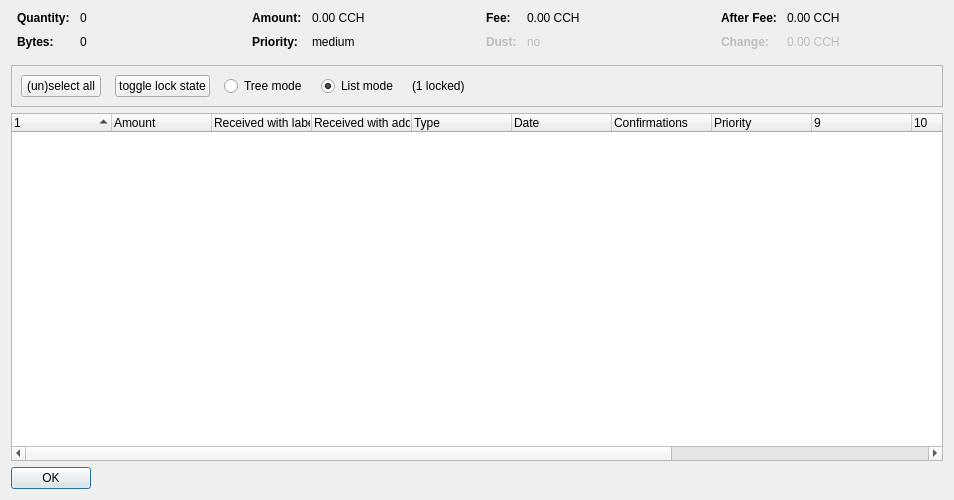
<?xml version="1.0" encoding="UTF-8"?>
<ui version="4.0">
 <class>CoinControlDialog</class>
 <widget class="QDialog" name="CoinControlDialog">
  <property name="geometry">
   <rect>
    <x>0</x>
    <y>0</y>
    <width>954</width>
    <height>500</height>
   </rect>
  </property>
  <property name="windowTitle">
   <string>Coin Selection</string>
  </property>
  <layout class="QVBoxLayout" name="verticalLayout">
   <item>
    <layout class="QHBoxLayout" name="horizontalLayoutTop" stretch="0,0,0,0">
     <property name="topMargin">
      <number>0</number>
     </property>
     <property name="bottomMargin">
      <number>10</number>
     </property>
     <item>
      <layout class="QFormLayout" name="formLayoutCoinControl1">
       <property name="horizontalSpacing">
        <number>10</number>
       </property>
       <property name="verticalSpacing">
        <number>10</number>
       </property>
       <property name="leftMargin">
        <number>6</number>
       </property>
       <property name="rightMargin">
        <number>6</number>
       </property>
       <item row="0" column="0">
        <widget class="QLabel" name="labelCoinControlQuantityText">
         <property name="font">
          <font>
           <weight>75</weight>
           <bold>true</bold>
          </font>
         </property>
         <property name="text">
          <string>Quantity:</string>
         </property>
        </widget>
       </item>
       <item row="0" column="1">
        <widget class="QLabel" name="labelCoinControlQuantity">
         <property name="cursor">
          <cursorShape>IBeamCursor</cursorShape>
         </property>
         <property name="contextMenuPolicy">
          <enum>Qt::ActionsContextMenu</enum>
         </property>
         <property name="text">
          <string notr="true">0</string>
         </property>
         <property name="textInteractionFlags">
          <set>Qt::LinksAccessibleByMouse|Qt::TextSelectableByKeyboard|Qt::TextSelectableByMouse</set>
         </property>
        </widget>
       </item>
       <item row="1" column="0">
        <widget class="QLabel" name="labelCoinControlBytesText">
         <property name="font">
          <font>
           <weight>75</weight>
           <bold>true</bold>
          </font>
         </property>
         <property name="text">
          <string>Bytes:</string>
         </property>
        </widget>
       </item>
       <item row="1" column="1">
        <widget class="QLabel" name="labelCoinControlBytes">
         <property name="cursor">
          <cursorShape>IBeamCursor</cursorShape>
         </property>
         <property name="contextMenuPolicy">
          <enum>Qt::ActionsContextMenu</enum>
         </property>
         <property name="text">
          <string notr="true">0</string>
         </property>
         <property name="textInteractionFlags">
          <set>Qt::LinksAccessibleByMouse|Qt::TextSelectableByKeyboard|Qt::TextSelectableByMouse</set>
         </property>
        </widget>
       </item>
      </layout>
     </item>
     <item>
      <layout class="QFormLayout" name="formLayoutCoinControl2">
       <property name="horizontalSpacing">
        <number>10</number>
       </property>
       <property name="verticalSpacing">
        <number>10</number>
       </property>
       <property name="leftMargin">
        <number>6</number>
       </property>
       <property name="rightMargin">
        <number>6</number>
       </property>
       <item row="0" column="0">
        <widget class="QLabel" name="labelCoinControlAmountText">
         <property name="font">
          <font>
           <weight>75</weight>
           <bold>true</bold>
          </font>
         </property>
         <property name="text">
          <string>Amount:</string>
         </property>
        </widget>
       </item>
       <item row="0" column="1">
        <widget class="QLabel" name="labelCoinControlAmount">
         <property name="cursor">
          <cursorShape>IBeamCursor</cursorShape>
         </property>
         <property name="contextMenuPolicy">
          <enum>Qt::ActionsContextMenu</enum>
         </property>
         <property name="text">
          <string notr="true">0.00 CCH</string>
         </property>
         <property name="textInteractionFlags">
          <set>Qt::LinksAccessibleByMouse|Qt::TextSelectableByKeyboard|Qt::TextSelectableByMouse</set>
         </property>
        </widget>
       </item>
       <item row="1" column="0">
        <widget class="QLabel" name="labelCoinControlPriorityText">
         <property name="font">
          <font>
           <weight>75</weight>
           <bold>true</bold>
          </font>
         </property>
         <property name="text">
          <string>Priority:</string>
         </property>
        </widget>
       </item>
       <item row="1" column="1">
        <widget class="QLabel" name="labelCoinControlPriority">
         <property name="cursor">
          <cursorShape>IBeamCursor</cursorShape>
         </property>
         <property name="contextMenuPolicy">
          <enum>Qt::ActionsContextMenu</enum>
         </property>
         <property name="text">
          <string>medium</string>
         </property>
         <property name="textInteractionFlags">
          <set>Qt::LinksAccessibleByMouse|Qt::TextSelectableByKeyboard|Qt::TextSelectableByMouse</set>
         </property>
        </widget>
       </item>
      </layout>
     </item>
     <item>
      <layout class="QFormLayout" name="formLayoutCoinControl3">
       <property name="horizontalSpacing">
        <number>10</number>
       </property>
       <property name="verticalSpacing">
        <number>10</number>
       </property>
       <property name="leftMargin">
        <number>6</number>
       </property>
       <property name="rightMargin">
        <number>6</number>
       </property>
       <item row="0" column="0">
        <widget class="QLabel" name="labelCoinControlFeeText">
         <property name="font">
          <font>
           <weight>75</weight>
           <bold>true</bold>
          </font>
         </property>
         <property name="text">
          <string>Fee:</string>
         </property>
        </widget>
       </item>
       <item row="0" column="1">
        <widget class="QLabel" name="labelCoinControlFee">
         <property name="cursor">
          <cursorShape>IBeamCursor</cursorShape>
         </property>
         <property name="contextMenuPolicy">
          <enum>Qt::ActionsContextMenu</enum>
         </property>
         <property name="text">
          <string notr="true">0.00 CCH</string>
         </property>
         <property name="textInteractionFlags">
          <set>Qt::LinksAccessibleByMouse|Qt::TextSelectableByKeyboard|Qt::TextSelectableByMouse</set>
         </property>
        </widget>
       </item>
       <item row="1" column="0">
        <widget class="QLabel" name="labelCoinControlLowOutputText">
         <property name="enabled">
          <bool>false</bool>
         </property>
         <property name="font">
          <font>
           <weight>75</weight>
           <bold>true</bold>
          </font>
         </property>
         <property name="text">
          <string>Dust:</string>
         </property>
        </widget>
       </item>
       <item row="1" column="1">
        <widget class="QLabel" name="labelCoinControlLowOutput">
         <property name="enabled">
          <bool>false</bool>
         </property>
         <property name="cursor">
          <cursorShape>IBeamCursor</cursorShape>
         </property>
         <property name="contextMenuPolicy">
          <enum>Qt::ActionsContextMenu</enum>
         </property>
         <property name="text">
          <string>no</string>
         </property>
         <property name="textInteractionFlags">
          <set>Qt::LinksAccessibleByMouse|Qt::TextSelectableByKeyboard|Qt::TextSelectableByMouse</set>
         </property>
        </widget>
       </item>
      </layout>
     </item>
     <item>
      <layout class="QFormLayout" name="formLayoutCoinControl4">
       <property name="horizontalSpacing">
        <number>10</number>
       </property>
       <property name="verticalSpacing">
        <number>10</number>
       </property>
       <property name="leftMargin">
        <number>6</number>
       </property>
       <property name="rightMargin">
        <number>6</number>
       </property>
       <item row="0" column="0">
        <widget class="QLabel" name="labelCoinControlAfterFeeText">
         <property name="font">
          <font>
           <weight>75</weight>
           <bold>true</bold>
          </font>
         </property>
         <property name="text">
          <string>After Fee:</string>
         </property>
        </widget>
       </item>
       <item row="0" column="1">
        <widget class="QLabel" name="labelCoinControlAfterFee">
         <property name="cursor">
          <cursorShape>IBeamCursor</cursorShape>
         </property>
         <property name="contextMenuPolicy">
          <enum>Qt::ActionsContextMenu</enum>
         </property>
         <property name="text">
          <string notr="true">0.00 CCH</string>
         </property>
         <property name="textInteractionFlags">
          <set>Qt::LinksAccessibleByMouse|Qt::TextSelectableByKeyboard|Qt::TextSelectableByMouse</set>
         </property>
        </widget>
       </item>
       <item row="1" column="0">
        <widget class="QLabel" name="labelCoinControlChangeText">
         <property name="enabled">
          <bool>false</bool>
         </property>
         <property name="font">
          <font>
           <weight>75</weight>
           <bold>true</bold>
          </font>
         </property>
         <property name="text">
          <string>Change:</string>
         </property>
        </widget>
       </item>
       <item row="1" column="1">
        <widget class="QLabel" name="labelCoinControlChange">
         <property name="enabled">
          <bool>false</bool>
         </property>
         <property name="cursor">
          <cursorShape>IBeamCursor</cursorShape>
         </property>
         <property name="contextMenuPolicy">
          <enum>Qt::ActionsContextMenu</enum>
         </property>
         <property name="text">
          <string notr="true">0.00 CCH</string>
         </property>
         <property name="textInteractionFlags">
          <set>Qt::LinksAccessibleByMouse|Qt::TextSelectableByKeyboard|Qt::TextSelectableByMouse</set>
         </property>
        </widget>
       </item>
      </layout>
     </item>
    </layout>
   </item>
   <item>
    <widget class="QFrame" name="frame">
     <property name="minimumSize">
      <size>
       <width>0</width>
       <height>40</height>
      </size>
     </property>
     <property name="frameShape">
      <enum>QFrame::StyledPanel</enum>
     </property>
     <property name="frameShadow">
      <enum>QFrame::Sunken</enum>
     </property>
     <layout class="QHBoxLayout" name="horizontalLayout">
      <item>
       <layout class="QHBoxLayout" name="horizontalLayoutPanel" stretch="0,0,0,0,0,0">
        <property name="spacing">
         <number>14</number>
        </property>
        <item>
         <widget class="QPushButton" name="pushButtonSelectAll">
          <property name="sizePolicy">
           <sizepolicy hsizetype="Maximum" vsizetype="Fixed">
            <horstretch>0</horstretch>
            <verstretch>0</verstretch>
           </sizepolicy>
          </property>
          <property name="text">
           <string>(un)select all</string>
          </property>
          <property name="autoDefault">
           <bool>false</bool>
          </property>
         </widget>
        </item>
        <item>
         <widget class="QPushButton" name="pushButtonToggleLock">
          <property name="sizePolicy">
           <sizepolicy hsizetype="Maximum" vsizetype="Fixed">
            <horstretch>0</horstretch>
            <verstretch>0</verstretch>
           </sizepolicy>
          </property>
          <property name="text">
           <string>toggle lock state</string>
          </property>
          <property name="autoDefault">
           <bool>false</bool>
          </property>
         </widget>
        </item>
        <item>
         <widget class="QRadioButton" name="radioTreeMode">
          <property name="sizePolicy">
           <sizepolicy hsizetype="Maximum" vsizetype="Fixed">
            <horstretch>0</horstretch>
            <verstretch>0</verstretch>
           </sizepolicy>
          </property>
          <property name="text">
           <string>Tree mode</string>
          </property>
         </widget>
        </item>
        <item>
         <widget class="QRadioButton" name="radioListMode">
          <property name="sizePolicy">
           <sizepolicy hsizetype="Maximum" vsizetype="Fixed">
            <horstretch>0</horstretch>
            <verstretch>0</verstretch>
           </sizepolicy>
          </property>
          <property name="text">
           <string>List mode</string>
          </property>
          <property name="checked">
           <bool>true</bool>
          </property>
         </widget>
        </item>
        <item>
         <widget class="QLabel" name="labelLocked">
          <property name="text">
           <string>(1 locked)</string>
          </property>
         </widget>
        </item>
        <item>
         <spacer name="horizontalSpacer">
          <property name="orientation">
           <enum>Qt::Horizontal</enum>
          </property>
          <property name="sizeHint" stdset="0">
           <size>
            <width>40</width>
            <height>20</height>
           </size>
          </property>
         </spacer>
        </item>
       </layout>
      </item>
     </layout>
    </widget>
   </item>
   <item>
    <widget class="CoinControlTreeWidget" name="treeWidget">
     <property name="contextMenuPolicy">
      <enum>Qt::CustomContextMenu</enum>
     </property>
     <property name="sortingEnabled">
      <bool>false</bool>
     </property>
     <property name="columnCount">
      <number>13</number>
     </property>
     <attribute name="headerShowSortIndicator" stdset="0">
      <bool>true</bool>
     </attribute>
     <attribute name="headerStretchLastSection">
      <bool>false</bool>
     </attribute>
     <column>
      <property name="text">
       <string/>
      </property>
     </column>
     <column>
      <property name="text">
       <string>Amount</string>
      </property>
     </column>
     <column>
      <property name="text">
       <string>Received with label</string>
      </property>
     </column>
     <column>
      <property name="text">
       <string>Received with address</string>
      </property>
     </column>
     <column>
      <property name="text">
       <string>Type</string>
      </property>
     </column>
     <column>
      <property name="text">
       <string>Date</string>
      </property>
     </column>
     <column>
      <property name="text">
       <string>Confirmations</string>
      </property>
      <property name="toolTip">
       <string>Confirmed</string>
      </property>
     </column>
     <column>
      <property name="text">
       <string>Priority</string>
      </property>
     </column>
     <column>
      <property name="text">
       <string/>
      </property>
     </column>
     <column>
      <property name="text">
       <string/>
      </property>
     </column>
     <column>
      <property name="text">
       <string/>
      </property>
     </column>
     <column>
      <property name="text">
       <string/>
      </property>
     </column>
     <column>
      <property name="text">
       <string/>
      </property>
     </column>
    </widget>
   </item>
   <item>
    <widget class="QDialogButtonBox" name="buttonBox">
     <property name="sizePolicy">
      <sizepolicy hsizetype="Maximum" vsizetype="Fixed">
       <horstretch>0</horstretch>
       <verstretch>0</verstretch>
      </sizepolicy>
     </property>
     <property name="orientation">
      <enum>Qt::Horizontal</enum>
     </property>
     <property name="standardButtons">
      <set>QDialogButtonBox::Ok</set>
     </property>
    </widget>
   </item>
  </layout>
 </widget>
 <customwidgets>
  <customwidget>
   <class>CoinControlTreeWidget</class>
   <extends>QTreeWidget</extends>
   <header>coincontroltreewidget.h</header>
  </customwidget>
 </customwidgets>
 <resources/>
 <connections/>
</ui>
